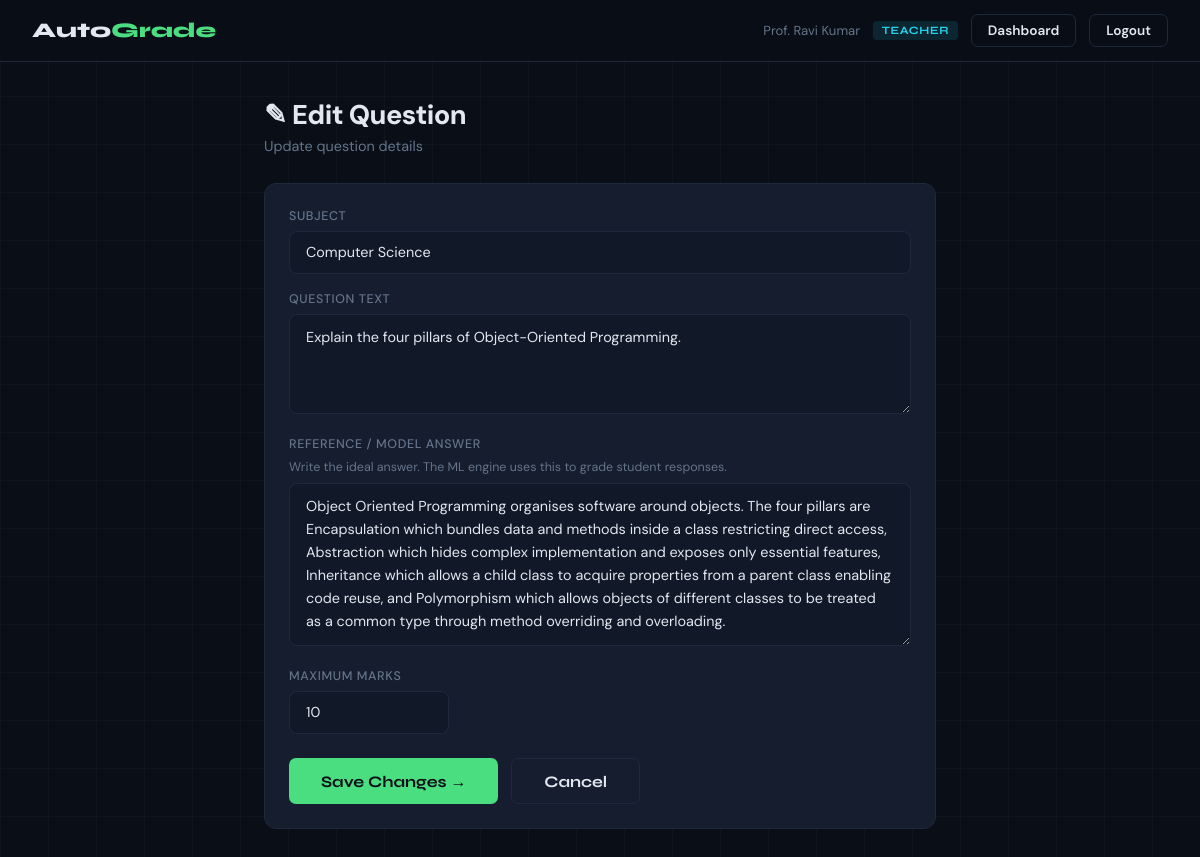
Page /teacher/question/2/edit (signed in) on the committed database.
### app.py (models this page shows, shortened)
class User(UserMixin, db.Model):
    id         = db.Column(db.Integer, primary_key=True)
    username   = db.Column(db.String(80),  unique=True, nullable=False)
    email      = db.Column(db.String(120), unique=True, nullable=False)
    password   = db.Column(db.String(256), nullable=False)
    first_name = db.Column(db.String(80),  default='')
    last_name  = db.Column(db.String(80),  default='')
    role       = db.Column(db.String(10),  default='student')
    created_at = db.Column(db.DateTime,    default=datetime.utcnow)
    submissions = db.relationship('Submission', backref='student', lazy=True)
    def full_name(self):
        n = f"{self.first_name} {self.last_name}".strip()
        return n if n else self.username
    def is_teacher(self): return self.role == 'teacher'

class Subject(db.Model):
    id        = db.Column(db.Integer, primary_key=True)
    name      = db.Column(db.String(100), unique=True, nullable=False)
    questions = db.relationship('Question', backref='subject', lazy=True)
    exams     = db.relationship('Exam',     backref='subject', lazy=True)

class Question(db.Model):
    id               = db.Column(db.Integer, primary_key=True)
    subject_id       = db.Column(db.Integer, db.ForeignKey('subject.id'), nullable=False)
    creator_id       = db.Column(db.Integer, db.ForeignKey('user.id'),    nullable=False)
    question_text    = db.Column(db.Text, nullable=False)
    reference_answer = db.Column(db.Text, nullable=False)
    max_marks        = db.Column(db.Integer, default=10)
    is_active        = db.Column(db.Boolean, default=True)
    created_at       = db.Column(db.DateTime, default=datetime.utcnow)
    creator          = db.relationship('User', backref='questions')

### app.py (the view, shortened to what this page needs)
@app.route('/teacher/question/<int:qid>/edit', methods=['GET','POST'])
@teacher_required
def edit_question(qid):
    q=Question.query.filter_by(id=qid,creator_id=current_user.id).first_or_404()
    return render_template('teacher/add_question.html',subjects=Subject.query.all(),
                           form=q,edit=True,question=q)

### app.py (called while the page is built)
@lm.user_loader
def load_user(uid): return User.query.get(int(uid))

def teacher_required(f):
    @wraps(f)
    @login_required
    def decorated(*a,**k):
        if not current_user.is_teacher():
            flash('Teacher access required.','error')
            return redirect(url_for('student_dashboard'))
        return f(*a,**k)
    return decorated

### templates/teacher/add_question.html (shortened to what this page needs)
{% extends "base.html" %}
{% block page_class %}page-sm{% endblock %}
{% block content %}
<div class="pt">{% if edit %}&#9998; Edit Question{% else %}&#10133; Add New Question{% endif %}</div>
<div class="ps">{% if edit %}Update question details{% else %}Add a question with a reference answer for ML grading{% endif %}</div>
<div class="card">
  <form method="post">
    <div class="fg"><label>Subject</label>
      <input type="text" name="subject_name" class="fc" list="slist" required
        value="{% if edit %}{{ question.subject.name }}{% elif form.subject_name is defined %}{{ form.subject_name }}{% endif %}"
        placeholder="e.g. Computer Science, Mathematics, Physics...">
    </div>
    <div class="fg"><label>Question Text</label>
      <textarea name="question_text" class="fc" rows="3" required placeholder="Write the question here...">{% if edit %}{{ question.question_text }}{% endif %}</textarea>
    </div>
    <div class="fg"><label>Reference / Model Answer</label>
      <small style="color:var(--muted);display:block;margin-bottom:.5rem;font-size:.78rem">Write the ideal answer. The ML engine uses this to grade student responses.</small>
      <textarea name="reference_answer" class="fc" rows="6" required placeholder="Write the complete model answer...">{% if edit %}{{ question.reference_answer }}{% endif %}</textarea>
    </div>
    <div class="fg" style="max-width:160px"><label>Maximum Marks</label>
      <input type="number" name="max_marks" class="fc" value="{% if edit %}{{ question.max_marks }}{% else %}10{% endif %}" min="1" max="100" required>
    </div>
    <div style="display:flex;gap:.8rem;margin-top:1.5rem">
      <button type="submit" class="btn btn-accent btn-lg">{% if edit %}Save Changes{% else %}Add Question{% endif %} &#8594;</button>
      <a href="{{ url_for('teacher_dashboard') }}" class="btn btn-outline btn-lg">Cancel</a>
    </div>
  </form>
</div>
{% endblock %}

### templates/base.html (shortened to what this page needs)
<!DOCTYPE html>
<html lang="en">
<head>
</head>
<body>
<nav>
  <a href="{{ url_for('home') }}" class="logo">Auto<span>Grade</span></a>
  <div class="nav-r">
    {% if current_user.is_authenticated %}
      <span class="nav-u">{{ current_user.full_name() }}</span>
      <span class="badge-role {% if current_user.is_teacher() %}badge-teacher{% else %}badge-student{% endif %}">
        {{ current_user.role }}
      </span>
      {% if current_user.is_teacher() %}
        <a href="{{ url_for('teacher_dashboard') }}" class="btn btn-outline">Dashboard</a>
      {% else %}
        <a href="{{ url_for('student_dashboard') }}" class="btn btn-outline">Dashboard</a>
        <a href="{{ url_for('progress') }}" class="btn btn-outline">Progress</a>
      {% endif %}
      <a href="{{ url_for('logout') }}" class="btn btn-outline">Logout</a>
    {% else %}
      <a href="{{ url_for('login') }}" class="btn btn-outline">Login</a>
      <a href="{{ url_for('register') }}" class="btn btn-accent">Register</a>
    {% endif %}
  </div>
</nav>
<div class="page {% block page_class %}{% endblock %}">
  {% block content %}{% endblock %}
</div>
</body>
</html>

### rows in the picture
User: full_name "Prof. Ravi Kumar", role "TEACHER"
Subject: subject_name "Computer Science"
Question: question_text "Explain the four pillars of Object-Oriented Programming.", reference_answer "Object Oriented Programming organises software around objects. The four pillars are Encapsulation which bundles data and methods inside a class restricting direct access, Abstraction which hides complex implementation and exposes only essential features, Inheritance which allows a child class to acquire properties from a parent class enabling code reuse, and Polymorphism which allows objects of different classes to be treated as a common type through method overriding and overloading.", max_marks "10"
